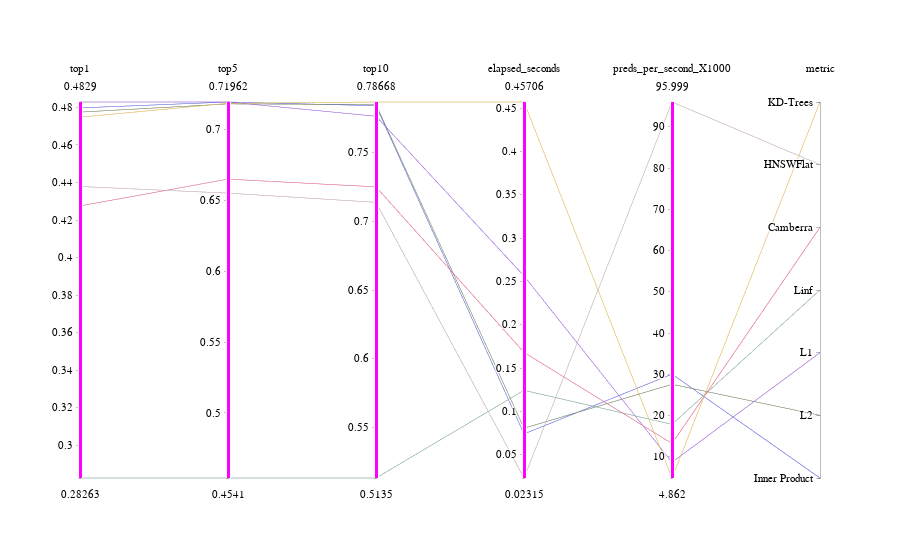

Notebook source saved alongside this figure:
### Code cell
parallel(results_df, label='metric')

### Figure 1 — Plotly figure (JSON) as saved in the notebook; plotly's stock layout.template omitted (floating-point values rounded to 4 significant figures)
{"data": [{"dimensions": [{"constraintrange": [0.2826, 0.4829], "label": "top1", "range": [0.2826, 0.4829], "values": [0.4797, 0.4775, 0.4829, 0.2826, 0.4275, 0.4379, 0.4748]}, {"constraintrange": [0.4541, 0.7196], "label": "top5", "range": [0.4541, 0.7196], "values": [0.7196, 0.7183, 0.7196, 0.4541, 0.6652, 0.6553, 0.7187]}, {"constraintrange": [0.5135, 0.7867], "label": "top10", "range": [0.5135, 0.7867], "values": [0.784, 0.7849, 0.7763, 0.5135, 0.725, 0.7138, 0.7867]}, {"constraintrange": [0.02315, 0.4571], "label": "elapsed_seconds", "range": [0.02315, 0.4571], "values": [0.07399, 0.0806, 0.2563, 0.1243, 0.1681, 0.02315, 0.4571]}, {"constraintrange": [4.862, 96.0], "label": "preds_per_second_X1000", "range": [4.862, 96.0], "values": [30.03, 27.57, 8.668, 17.87, 13.22, 96.0, 4.862]}, {"label": "metric", "range": [0, 6], "ticktext": ["Inner Product", "L2", "L1", "Linf", "Camberra", "HNSWFlat", "KD-Trees"], "tickvals": [0, 1, 2, 3, 4, 5, 6], "values": [0, 1, 2, 3, 4, 5, 6]}], "line": {"color": [0, 1, 2, 3, 4, 5, 6], "colorscale": [[0, "rgba(99,110,250,0.9)"], [0.1111, "rgba(239,85,59,0.9)"], [0.2222, "rgba(0,204,150,0.9)"], [0.3333, "rgba(171,99,250,0.9)"], [0.4444, "rgba(255,161,90,0.9)"], [0.5556, "rgba(25,211,243,0.9)"], [0.6667, "rgba(255,102,146,0.9)"], [0.7778, "rgba(182,232,128,0.9)"], [0.8889, "rgba(255,151,255,0.9)"], [1, "rgba(254,203,82,0.9)"]]}, "type": "parcoords"}], "layout": {"font": {"color": "Black", "family": "Sans-serif", "size": 13}}}
